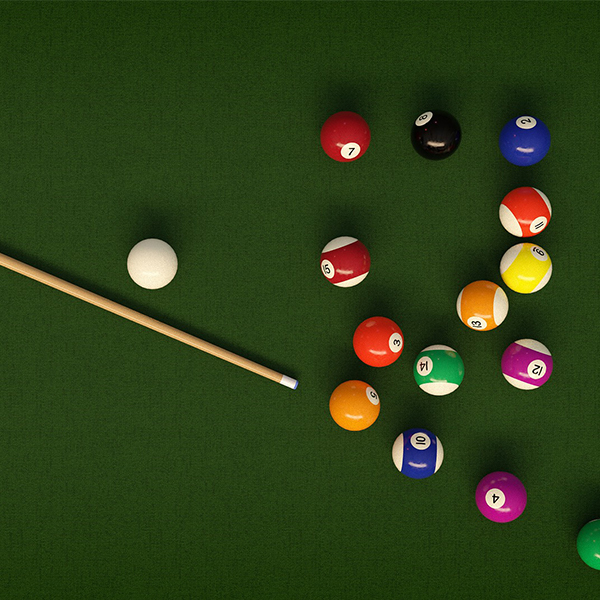
#> input picture python/examples/circle-detection/ball.jpg, 600 x 600 px
$ python main.py
#> lines starting #> are read from the running program, lines starting #| are printed output that depends on the picture; after the words box and inside, x2 and y2 are one past the last pixel; in counts of white or black regions, pixels touching at a corner belong together
import cv2
import numpy as np

img = cv2.imread('ball.jpg', cv2.IMREAD_COLOR)
#> img is the input picture: shape (600, 600, 3); mean B, G, R 23.6, 63.2, 45.7

gray = cv2.cvtColor(img, cv2.COLOR_BGR2GRAY)
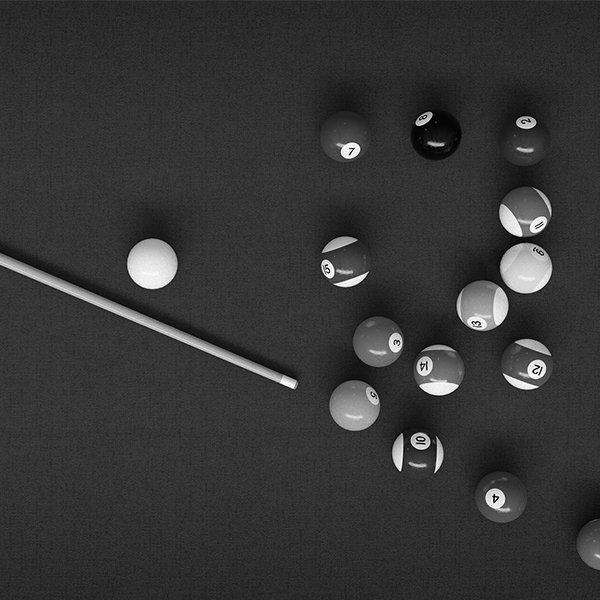
#> gray: shape (600, 600); min 0, max 255, mean 53.5

gray = cv2.medianBlur(gray, 5)

rows = gray.shape[0]
#> rows = 600
circles = cv2.HoughCircles(gray, cv2.HOUGH_GRADIENT, 1, rows/16, param1=150, param2=20, minRadius=1, maxRadius=40)
#> circles = 13 rows, first 8: [482.5, 305.5, 25.2], [525.5, 268.5, 25.2], [523.5, 212.5, 24.5], [152.5, 263.5, 24.6], [438.5, 369.5, 24.6], [527.5, 364.5, 25.2], [435.5, 133.5, 25.4], [377.5, 342.5, 24.3]

if circles is not None:
    circles = np.uint16(np.around(circles))
#> circles = 13 rows, first 8: [482, 306, 25], [526, 268, 25], [524, 212, 24], [152, 264, 25], [438, 370, 25], [528, 364, 25], [436, 134, 25], [378, 342, 24]
    for c in circles[0,:]:
        center = (c[0], c[1])
        cv2.circle(img, center, 1, (0, 100, 100), 3)
        radius = c[2]
        cv2.circle(img, center, radius, (255,0,255),3)
#> this loop made 13 passes
#> (center, radius) on passes 1 to 12: ((482, 306), 25), ((526, 268), 25), ((524, 212), 24), ((152, 264), 25), ((438, 370), 25), ((528, 364), 25), ((436, 134), 25), ((378, 342), 24), ((354, 406), 25), ((502, 496), 25), ((344, 260), 24), ((418, 452), 27)
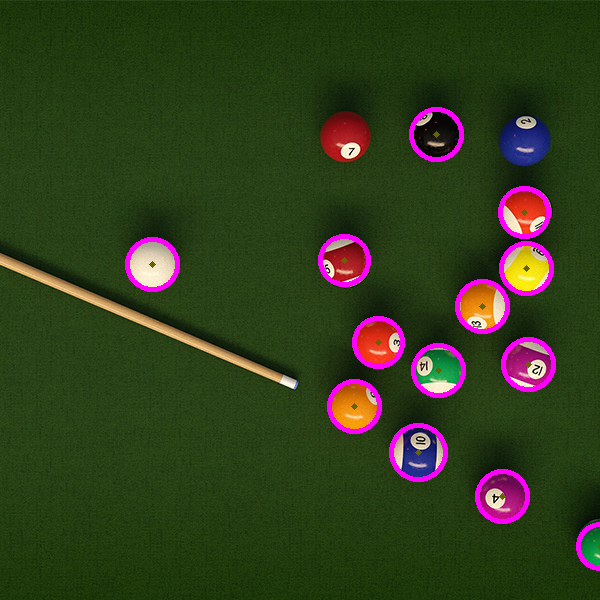
#> img: shape (600, 600, 3); 2.77% of pixels changed, all inside (x1, y1, x2, y2) = (125, 107, 600, 571)

cv2.imshow("Circles detected", img)
cv2.waitKey()
